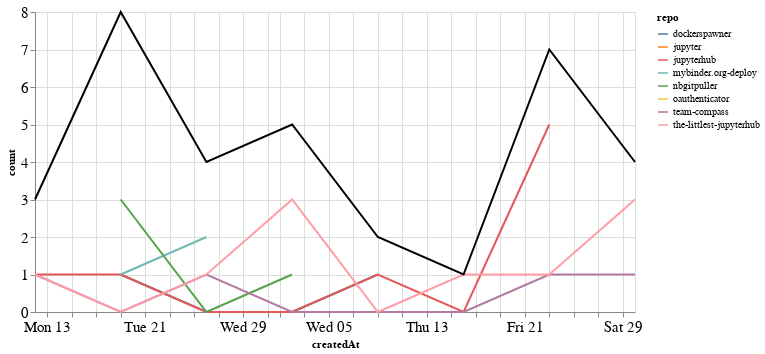

Here is the notebook cell this chart was saved with:
### Markdown cell above
## Comments

### Code cell
comments_time = comments.groupby('repo').resample('W', on='createdAt').count()['author'].reset_index()
comments_time = comments_time.rename(columns={'author': 'count'})
comments_time_total = comments_time.groupby('createdAt').agg({"count": "sum"}).reset_index()
ch1 = alt.Chart(comments_time, width=600).mark_line().encode(
    x='createdAt',
    y='count',
    color='repo',
    tooltip="repo"
)

ch2 = alt.Chart(comments_time_total, width=600).mark_line(color="black").encode(
    x='createdAt',
    y='count',
)

ch1 + ch2

### Figure 1 — Vega-Lite specification as saved in the notebook (floating-point values rounded to 4 significant figures)
{"config": {"axisLeft": {"labelFontSize": 15}, "axisBottom": {"labelFontSize": 15}}, "layer": [{"data": {"name": "data-8ec6c6c2f65605c77679ee453863caa1"}, "mark": "line", "encoding": {"color": {"type": "nominal", "field": "repo"}, "tooltip": {"type": "nominal", "field": "repo"}, "x": {"type": "temporal", "field": "createdAt"}, "y": {"type": "quantitative", "field": "count"}}, "width": 600}, {"data": {"name": "data-92a06d727b6823465af8a27b48bbd8b7"}, "mark": {"type": "line", "color": "black"}, "encoding": {"x": {"type": "temporal", "field": "createdAt"}, "y": {"type": "quantitative", "field": "count"}}, "width": 600}], "$schema": "https://vega.github.io/schema/vega-lite/v4.8.1.json", "datasets": {"data-8ec6c6c2f65605c77679ee453863caa1": [{"repo": "dockerspawner", "createdAt": "2020-07-19T00:00:00", "count": 1}, {"repo": "dockerspawner", "createdAt": "2020-07-26T00:00:00", "count": 0}, {"repo": "dockerspawner", "createdAt": "2020-08-02T00:00:00", "count": 0}, {"repo": "dockerspawner", "createdAt": "2020-08-09T00:00:00", "count": 1}, {"repo": "jupyter", "createdAt": "2020-07-19T00:00:00", "count": 2}, {"repo": "jupyterhub", "createdAt": "2020-07-12T00:00:00", "count": 1}, {"repo": "jupyterhub", "createdAt": "2020-07-19T00:00:00", "count": 1}, {"repo": "jupyterhub", "createdAt": "2020-07-26T00:00:00", "count": 0}, {"repo": "jupyterhub", "createdAt": "2020-08-02T00:00:00", "count": 0}, {"repo": "jupyterhub", "createdAt": "2020-08-09T00:00:00", "count": 1}, {"repo": "jupyterhub", "createdAt": "2020-08-16T00:00:00", "count": 0}, {"repo": "jupyterhub", "createdAt": "2020-08-23T00:00:00", "count": 5}, {"repo": "mybinder.org-deploy", "createdAt": "2020-07-19T00:00:00", "count": 1}, {"repo": "mybinder.org-deploy", "createdAt": "2020-07-26T00:00:00", "count": 2}, {"repo": "nbgitpuller", "createdAt": "2020-07-19T00:00:00", "count": 3}, {"repo": "nbgitpuller", "createdAt": "2020-07-26T00:00:00", "count": 0}, {"repo": "nbgitpuller", "createdAt": "2020-08-02T00:00:00", "count": 1}, {"repo": "oauthenticator", "createdAt": "2020-08-02T00:00:00", "count": 1}, {"repo": "team-compass", "createdAt": "2020-07-12T00:00:00", "count": 1}, {"repo": "team-compass", "createdAt": "2020-07-19T00:00:00", "count": 0}, {"repo": "team-compass", "createdAt": "2020-07-26T00:00:00", "count": 1}, {"repo": "team-compass", "createdAt": "2020-08-02T00:00:00", "count": 0}, {"repo": "team-compass", "createdAt": "2020-08-09T00:00:00", "count": 0}, {"repo": "team-compass", "createdAt": "2020-08-16T00:00:00", "count": 0}, {"repo": "team-compass", "createdAt": "2020-08-23T00:00:00", "count": 1}, {"repo": "team-compass", "createdAt": "2020-08-30T00:00:00", "count": 1}, {"repo": "the-littlest-jupyterhub", "createdAt": "2020-07-12T00:00:00", "count": 1}, {"repo": "the-littlest-jupyterhub", "createdAt": "2020-07-19T00:00:00", "count": 0}, {"repo": "the-littlest-jupyterhub", "createdAt": "2020-07-26T00:00:00", "count": 1}, {"repo": "the-littlest-jupyterhub", "createdAt": "2020-08-02T00:00:00", "count": 3}, {"repo": "the-littlest-jupyterhub", "createdAt": "2020-08-09T00:00:00", "count": 0}, {"repo": "the-littlest-jupyterhub", "createdAt": "2020-08-16T00:00:00", "count": 1}, {"repo": "the-littlest-jupyterhub", "createdAt": "2020-08-23T00:00:00", "count": 1}, {"repo": "the-littlest-jupyterhub", "createdAt": "2020-08-30T00:00:00", "count": 3}], "data-92a06d727b6823465af8a27b48bbd8b7": [{"createdAt": "2020-07-12T00:00:00", "count": 3}, {"createdAt": "2020-07-19T00:00:00", "count": 8}, {"createdAt": "2020-07-26T00:00:00", "count": 4}, {"createdAt": "2020-08-02T00:00:00", "count": 5}, {"createdAt": "2020-08-09T00:00:00", "count": 2}, {"createdAt": "2020-08-16T00:00:00", "count": 1}, {"createdAt": "2020-08-23T00:00:00", "count": 7}, {"createdAt": "2020-08-30T00:00:00", "count": 4}]}}
